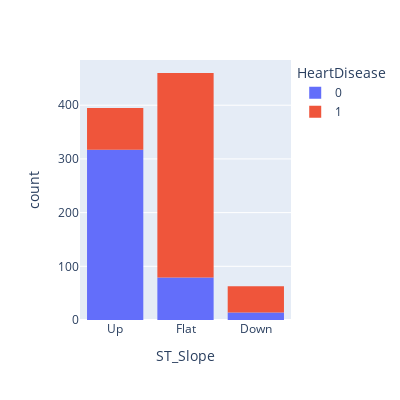

Notebook cell for this chart:
### Code cell
fig = px.histogram(df, x="ST_Slope", color="HeartDisease",width=400, height=400)
fig.show()

### Figure 1 — Plotly figure (JSON) as saved in the notebook; plotly's stock layout.template omitted (floating-point values rounded to 4 significant figures; data arrays with more than 128 entries replaced by an {"elided": "..."} marker saying what was removed)
{"data": [{"alignmentgroup": "True", "bingroup": "x", "hovertemplate": "HeartDisease=0<br>ST_Slope=%{x}<br>count=%{y}<extra></extra>", "legendgroup": "0", "marker": {"color": "#636efa", "pattern": {"shape": ""}}, "name": "0", "offsetgroup": "0", "orientation": "v", "showlegend": true, "type": "histogram", "x": {"elided": "410 str values"}, "xaxis": "x", "yaxis": "y"}, {"alignmentgroup": "True", "bingroup": "x", "hovertemplate": "HeartDisease=1<br>ST_Slope=%{x}<br>count=%{y}<extra></extra>", "legendgroup": "1", "marker": {"color": "#EF553B", "pattern": {"shape": ""}}, "name": "1", "offsetgroup": "1", "orientation": "v", "showlegend": true, "type": "histogram", "x": {"elided": "508 str values"}, "xaxis": "x", "yaxis": "y"}], "layout": {"barmode": "relative", "height": 400, "legend": {"title": {"text": "HeartDisease"}, "tracegroupgap": 0}, "margin": {"t": 60}, "width": 400, "xaxis": {"anchor": "y", "autorange": true, "domain": [0, 1], "range": [-0.5, 2.5], "title": {"text": "ST_Slope"}, "type": "category"}, "yaxis": {"anchor": "x", "autorange": true, "domain": [0, 1], "range": [0, 484.2], "title": {"text": "count"}}}}
